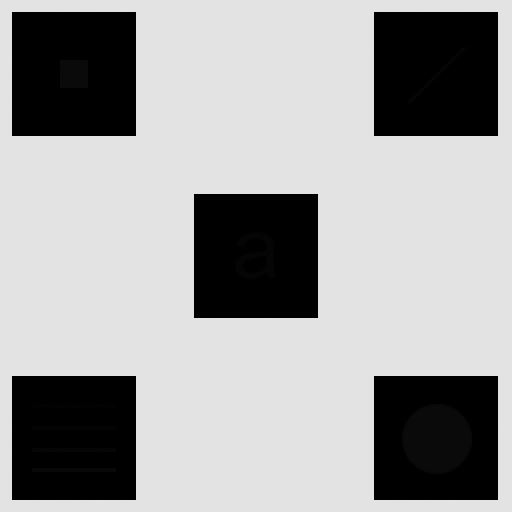
#> input picture HW1/square_noise.tif, 512 x 512 px, found by its file name
$ python localhist_equal.py
#> lines starting #> are read from the running program, lines starting #| are printed output that depends on the picture
### HW1/localhist_compute.py
from PIL import Image

def local_histogram(img_path):
    '''
    Calculates local histogram of each pixel with a 3x3 neighborhood efficiently using sliding window in a Z-shaped pattern.

    Parameters:
        - img_path: path to input image.
    Returns:
        - local_hist_array: 2D array of dictionaries where each dictionary is a histogram of the 3x3 neighborhood of a pixel.
            - local_hist_array[i][j] is a dictionary of the histogram of the 3x3 neighborhood of the pixel at (j, i).
                    The keys are the pixel values in the neighborhood and their values are the counts of those pixels. Exclude the zero-count pixels.
    '''
    img = Image.open(img_path)
    if img.mode != 'L':
        img = img.convert('L')

    width, height = img.size
    pixels = img.load()

    # Create a 2D array to store the local histograms
    local_hist_array = [[{} for _ in range(width)] for _ in range(height)]

    i, j = 0, 0
    while 0 <= i < height and 0 <= j < width:
        if i == 0 and j == 0:  # Initialize the first histogram manually
            histogram = {}
            for x in [0, 1]:
                for y in [0, 1]:
                    if i + x < height and j + y < width:
                        pixel_value = pixels[j + y, i + x]
                        histogram[pixel_value] = histogram.get(pixel_value, 0) + 1
            local_hist_array[i][j] = histogram

        # Move to the next pixel
        j = j + 1 if i % 2 == 0 else j - 1

        # Check if we need to move down or continue horizontally
        move_down = False
        if i % 2 == 0:
            if j == width:  # Reach the end of even row
                i += 1
                j -= 1
                move_down = True
        else:
            if j == -1:  # Reach the start of odd row
                i += 1
                j += 1
                move_down = True

        # Update the histogram based on the movement
        if move_down:
            if i == height:  # Reach the end of the image
                break
            else:  # Move down
                histogram = local_hist_array[i-1][j].copy()
                # Adjust for the row that's moved out of the window
                if i-2 >= 0:
                    for y in [-1, 0, 1]:
                        nj = j + y
                        if 0 <= nj < width:
                            pixel_value = pixels[nj, i-2]
                            histogram[pixel_value] -= 1
                            if histogram[pixel_value] == 0:
                                del histogram[pixel_value]

                # Adjust for the row that's moved into the window
                if i+1 < height:
                    for y in [-1, 0, 1]:
                        nj = j + y
                        if 0 <= nj < width:
                            pixel_value = pixels[nj, i+1]
                            histogram[pixel_value] = histogram.get(pixel_value, 0) + 1


        else:  # Continue horizontally
            if i % 2 == 0:  # Even row
                prev_j = j - 1
                remove_col = j - 2
                add_col = j + 1
            else:  # Odd row
                prev_j = j + 1
                remove_col = j + 2
                add_col = j - 1

            histogram = local_hist_array[i][prev_j].copy()

            # Adjust for the column that's moved out of the window
            if 0 <= remove_col < width: # Check if we do not go out of bounds
                for x in [-1, 0, 1]:
                    ni = i + x
                    if 0 <= ni < height:
                        pixel_value = pixels[remove_col, ni]
                        histogram[pixel_value] -= 1
                        if histogram[pixel_value] == 0:
                            del histogram[pixel_value]

            # Adjust for the column that's moved into the window
            if 0 <= add_col < width:  # Check if we do not go out of bounds
                for x in [-1, 0, 1]:
                    ni = i + x
                    if 0 <= ni < height:
                        pixel_value = pixels[add_col, ni]
                        histogram[pixel_value] = histogram.get(pixel_value, 0) + 1

        local_hist_array[i][j] = histogram

    return local_hist_array

### HW1/localhist_equal.py
from PIL import Image
from localhist_compute import local_histogram
import numpy as np

def local_histogram_equalization(img_path, L=256):

    '''
    Local histogram equalization based on 3x3 neighborhood.

    Parameters:
        - img_path: path to input image.
        - L: Number of intensity levels.
    Returns:
        - s_all: A 2D array consists of equalized intensity values in each position (i,j).
    '''

    # open image
    img = Image.open(img_path)

    # convert to grayscale if not already
    if img.mode != 'L':
        img = img.convert('L')

    # Get image size and pixels
    width, height = img.size
    pixels = img.load()

    # Calculate local histograms
    local_hist_array = local_histogram(img_path)

    # Create a 2D array to store the equalization result
    s_all = [[0 for _ in range(width)] for _ in range(height)]

    for i in range(height):
        for j in range(width):
            # Get the local histogram
            centerintensity = pixels[j, i]
            local_hist = local_hist_array[i][j]
            # Calculate the equalized value for the current pixel based on the local histogram
            s_all[i][j] = local_euqal_calc(local_hist, centerintensity, L)

    return s_all

def local_euqal_calc(local_hist, intensity, L=256):
    '''
    Modified histogram equalization based on given histogram dictionary with count.

    Parameters:
        - local_hist: Local histogram dictionary.
        - intensity: Intensity of the neighborhood center.
        - L: Number of intensity levels, default to 256.
    Returns:
        - s: equalized intensity of the neighborhood center.
    '''

    # Compute cumulative distribution function
    local_hist = dict(sorted(local_hist.items()))
    cdf = np.cumsum(list(local_hist.values()))

    # Calculate the equalized intensity s
    k = 0
    for i in local_hist.keys():
        if i == intensity:
            s = round((256-1)*cdf[k]/cdf[-1])
        k += 1
    return s

# test the function
# open image
img_path = '.\HW1\square_noise.tif'
img = Image.open(img_path)
#> img is the input picture: PIL image 512x512 L; min 0, max 228, mean 160.7

# convert to grayscale if not already
if img.mode != 'L':
    img = img.convert('L')

# apply the function
pixels = img.load()
s_all = local_histogram_equalization(img_path)
#> after the loop in local_histogram, `while 0 <= i < height and 0 <= j < width:`: i = 512; j = 0; local_hist_array = 512 items
for i in range(img.height):
    for j in range(img.width):
        pixels[j, i] = s_all[i][j]

# save the modified image
img_out_path = ".\HW1\square_local_equal.tif"
img.save(img_out_path)
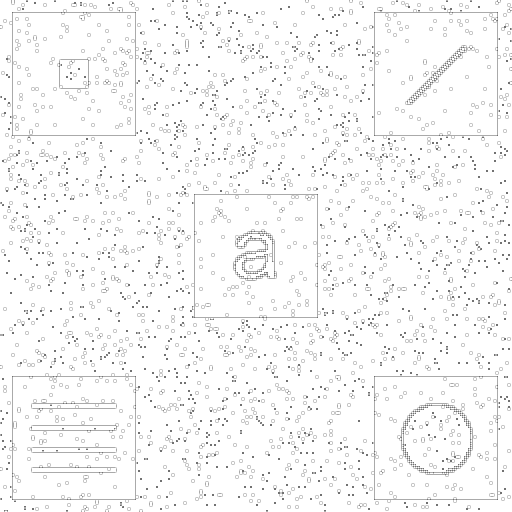
#> saved as square_local_equal.tif: PIL image 512x512 L; min 113, max 255, mean 247.4
print("Image saved to: {}".format(img_out_path))
